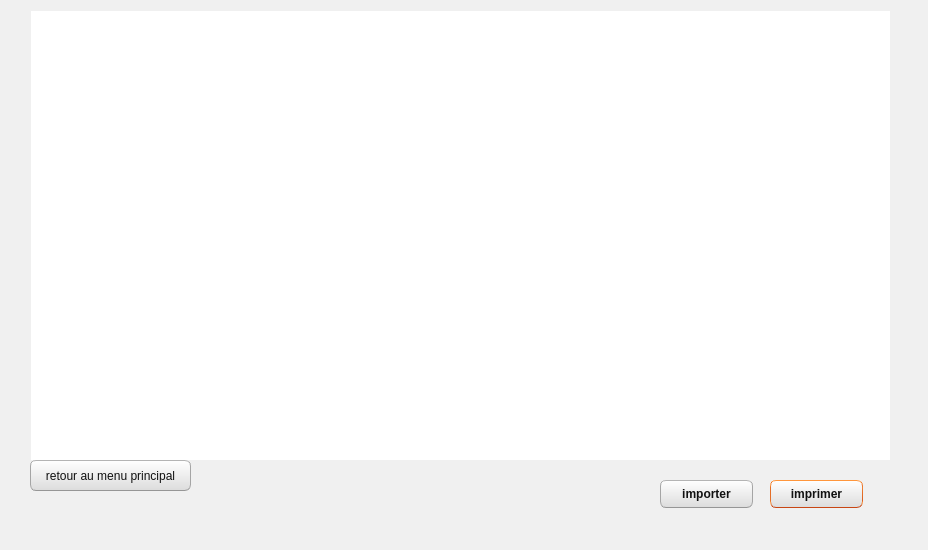
<?xml version="1.0" encoding="UTF-8"?>
<ui version="4.0">
 <class>imprimer</class>
 <widget class="QDialog" name="imprimer">
  <property name="geometry">
   <rect>
    <x>0</x>
    <y>0</y>
    <width>928</width>
    <height>550</height>
   </rect>
  </property>
  <property name="windowTitle">
   <string>Dialog</string>
  </property>
  <property name="styleSheet">
   <string notr="true">QMainWindow {
	background-color:#f0f0f0;
}
QCheckBox {
	padding:2px;
}
QCheckBox:hover {
	border-radius:4px;
	border-style:solid;
	border-width:1px;
	padding-left: 1px;
	padding-right: 1px;
	padding-bottom: 1px;
	padding-top: 1px;
	border-color: rgb(255,150,60);
	background-color:qlineargradient(spread:pad, x1:0.5, y1:1, x2:0.5, y2:0, stop:0 rgba(190, 90, 50, 50), stop:1 rgba(250, 130, 40, 50));
}
QCheckBox::indicator:checked {
	border-radius:4px;
	border-style:solid;
	border-width:1px;
	border-color: rgb(246, 134, 86);
  	background-color:rgb(246, 134, 86)
}
QCheckBox::indicator:unchecked {
	border-radius:4px;
	border-style:solid;
	border-width:1px;
	border-color:rgb(246, 134, 86);
  	background-color:rgb(255,255,255);
}
QColorDialog {
	background-color:#f0f0f0;
}
QComboBox {
	color:rgb(81,72,65);
	background: #ffffff;
}
QComboBox:editable {
	background: #ffffff;
	color: rgb(81,72,65);
	selection-color:rgb(81,72,65);
	selection-background-color: #ffffff;
}
QComboBox QAbstractItemView {
	color:rgb(81,72,65);	
	background: #ffffff;
	selection-color: #ffffff;
	selection-background-color: rgb(246, 134, 86);
}
QComboBox:!editable:on, QComboBox::drop-down:editable:on {
	color:  #1e1d23;	
	background: #ffffff;
}
QDateTimeEdit {
	color:rgb(81,72,65);
	background-color: #ffffff;
}
QDateEdit {
	color:rgb(81,72,65);
	background-color: #ffffff;
}
QDialog {
	background-color:#f0f0f0;
}
QDoubleSpinBox {
	color:rgb(81,72,65);
	background-color: #ffffff;
}
QFontComboBox {
	color:rgb(81,72,65);
	background-color: #ffffff;
}
QLabel {
	color:rgb(17,17,17);
}
QLineEdit {
	background-color:rgb(255,255,255);
	selection-background-color:rgb(236,116,64);
	color:rgb(17,17,17);
}
QMenuBar {
	color:rgb(223,219,210);
	background-color:rgb(65,64,59);
}
QMenuBar::item {
	padding-top:4px;
	padding-left:4px;
	padding-right:4px;
	color:rgb(223,219,210);
	background-color:rgb(65,64,59);
}
QMenuBar::item:selected {
	color:rgb(255,255,255);
	padding-top:2px;
	padding-left:2px;
	padding-right:2px;
	border-top-width:2px;
	border-left-width:2px;
	border-right-width:2px;
	border-top-right-radius:4px;
	border-top-left-radius:4px;
	border-style:solid;
	background-color:rgb(65,64,59);
	border-top-color: rgb(47,47,44);
	border-right-color: qlineargradient(spread:pad, x1:0, y1:1, x2:1, y2:0, stop:0 rgba(90, 87, 78, 255), stop:1 rgba(47,47,44, 255));
	border-left-color:  qlineargradient(spread:pad, x1:1, y1:0, x2:0, y2:0, stop:0 rgba(90, 87, 78, 255), stop:1 rgba(47,47,44, 255));
}
QMenu {
	color:rgb(223,219,210);
	background-color:rgb(65,64,59);
}
QMenu::item {
	color:rgb(223,219,210);
	padding-left:20px;
	padding-top:4px;
	padding-bottom:4px;
	padding-right:10px;
}
QMenu::item:selected {
	color:rgb(255,255,255);
	background-color: qlineargradient(spread:pad, x1:0.5, y1:1, x2:0.5, y2:0, stop:0 rgba(225, 108, 54, 255), stop:1 rgba(246, 134, 86, 255));
	border-style:solid;
	border-width:3px;
	padding-left:17px;
	padding-top:4px;
	padding-bottom:4px;
	padding-right:7px;
	border-bottom-color:qlineargradient(spread:pad, x1:0.5, y1:1, x2:0.5, y2:0, stop:0 rgba(175,85,48,255), stop:1 rgba(236,114,67, 255));
	border-top-color:qlineargradient(spread:pad, x1:0.5, y1:1, x2:0.5, y2:0, stop:0 rgba(253,156,113,255), stop:1 rgba(205,90,46, 255));
	border-right-color:qlineargradient(spread:pad, x1:0, y1:0.5, x2:1, y2:0.5, stop:0 rgba(253,156,113,255), stop:1 rgba(205,90,46, 255));
	border-left-color:qlineargradient(spread:pad, x1:1, y1:0.5, x2:0, y2:0.5, stop:0 rgba(253,156,113,255), stop:1 rgba(205,90,46, 255));
}
QPlainTextEdit {
	border-width: 1px;
	border-style: solid;
	border-color:transparent;
	color:rgb(17,17,17);
	selection-background-color:rgb(236,116,64);
}
QProgressBar {
	text-align: center;
	color: rgb(0, 0, 0);
	border-width: 1px; 
	border-radius: 10px;
	border-style: inset;
	border-color: rgb(150,150,150);
	background-color:rgb(221,221,219);
}
QProgressBar::chunk:horizontal {
	background-color: qlineargradient(spread:pad, x1:0.5, y1:1, x2:0.5, y2:0, stop:0 rgba(225, 108, 54, 255), stop:1 rgba(246, 134, 86, 255));
	border-style: solid;
	border-radius:8px;
	border-width:1px;
	border-bottom-color:qlineargradient(spread:pad, x1:0.5, y1:1, x2:0.5, y2:0, stop:0 rgba(175,85,48,255), stop:1 rgba(236,114,67, 255));
	border-top-color:qlineargradient(spread:pad, x1:0.5, y1:1, x2:0.5, y2:0, stop:0 rgba(253,156,113,255), stop:1 rgba(205,90,46, 255));
	border-right-color:qlineargradient(spread:pad, x1:0, y1:0.5, x2:1, y2:0.5, stop:0 rgba(253,156,113,255), stop:1 rgba(205,90,46, 255));
	border-left-color:qlineargradient(spread:pad, x1:1, y1:0.5, x2:0, y2:0.5, stop:0 rgba(253,156,113,255), stop:1 rgba(205,90,46, 255));
}
QPushButton{
	color:rgb(17,17,17);
	border-width: 1px;
	border-radius: 6px;
	border-bottom-color: rgb(150,150,150);
	border-right-color: rgb(165,165,165);
	border-left-color: rgb(165,165,165);
	border-top-color: rgb(180,180,180);
	border-style: solid;
	padding: 4px;
	background-color: qlineargradient(spread:pad, x1:0.5, y1:1, x2:0.5, y2:0, stop:0 rgba(220, 220, 220, 255), stop:1 rgba(255, 255, 255, 255));
}
QPushButton:hover{
	color:rgb(17,17,17);
	border-width: 1px;
	border-radius:6px;
	border-top-color: rgb(255,150,60);
	border-right-color: qlineargradient(spread:pad, x1:0, y1:1, x2:1, y2:0, stop:0 rgba(200, 70, 20, 255), stop:1 rgba(255,150,60, 255));
	border-left-color:  qlineargradient(spread:pad, x1:1, y1:0, x2:0, y2:0, stop:0 rgba(200, 70, 20, 255), stop:1 rgba(255,150,60, 255));
	border-bottom-color: rgb(200,70,20);
	border-style: solid;
	padding: 2px;
	background-color: qlineargradient(spread:pad, x1:0.5, y1:1, x2:0.5, y2:0, stop:0 rgba(220, 220, 220, 255), stop:1 rgba(255, 255, 255, 255));
}
QPushButton:default{
	color:rgb(17,17,17);
	border-width: 1px;
	border-radius:6px;
	border-top-color: rgb(255,150,60);
	border-right-color: qlineargradient(spread:pad, x1:0, y1:1, x2:1, y2:0, stop:0 rgba(200, 70, 20, 255), stop:1 rgba(255,150,60, 255));
	border-left-color:  qlineargradient(spread:pad, x1:1, y1:0, x2:0, y2:0, stop:0 rgba(200, 70, 20, 255), stop:1 rgba(255,150,60, 255));
	border-bottom-color: rgb(200,70,20);
	border-style: solid;
	padding: 2px;
	background-color: qlineargradient(spread:pad, x1:0.5, y1:1, x2:0.5, y2:0, stop:0 rgba(220, 220, 220, 255), stop:1 rgba(255, 255, 255, 255));
}
QPushButton:pressed{
	color:rgb(17,17,17);
	border-width: 1px;
	border-radius: 6px;
	border-width: 1px;
	border-top-color: rgba(255,150,60,200);
	border-right-color: qlineargradient(spread:pad, x1:0, y1:1, x2:1, y2:0, stop:0 rgba(200, 70, 20, 255), stop:1 rgba(255,150,60, 200));
	border-left-color:  qlineargradient(spread:pad, x1:1, y1:0, x2:0, y2:0, stop:0 rgba(200, 70, 20, 255), stop:1 rgba(255,150,60, 200));
	border-bottom-color: rgba(200,70,20,200);
	border-style: solid;
	padding: 2px;
	background-color: qlineargradient(spread:pad, x1:0.5, y1:0, x2:0.5, y2:1, stop:0 rgba(220, 220, 220, 255), stop:1 rgba(255, 255, 255, 255));
}
QPushButton:disabled{
	color:rgb(174,167,159);
	border-width: 1px;
	border-radius: 6px;
	background-color: qlineargradient(spread:pad, x1:0.5, y1:1, x2:0.5, y2:0, stop:0 rgba(200, 200, 200, 255), stop:1 rgba(230, 230, 230, 255));
}
QRadioButton {
	padding: 1px;
}
QRadioButton::indicator:checked {
	height: 10px;
	width: 10px;
	border-style:solid;
	border-radius:5px;
	border-width: 1px;
	border-color: rgba(246, 134, 86, 255);
	color: #a9b7c6;
	background-color:rgba(246, 134, 86, 255);
}
QRadioButton::indicator:!checked {
	height: 10px;
	width: 10px;
	border-style:solid;
	border-radius:5px;
	border-width: 1px;
	border-color: rgb(246, 134, 86);
	color: #a9b7c6;
	background-color: transparent;
}
QScrollArea {
	color: #FFFFFF;
	background-color:#f0f0f0;
}
QSlider::groove {
	border-style: solid;
	border-width: 1px;
	border-color: rgb(207,207,207);
}
QSlider::groove:horizontal {
	height: 5px;
	background: rgb(246, 134, 86);
}
QSlider::groove:vertical {
	width: 5px;
	background: rgb(246, 134, 86);
}
QSlider::handle:horizontal {
	background: rgb(253,253,253);
	border-style: solid;
	border-width: 1px;
	border-color: rgb(207,207,207);
	width: 12px;
	margin: -5px 0;
	border-radius: 7px;
}
QSlider::handle:vertical {
	background: rgb(253,253,253);
	border-style: solid;
	border-width: 1px;
	border-color: rgb(207,207,207);
	height: 12px;
	margin: 0 -5px;
	border-radius: 7px;
}
QSlider::add-page:horizontal {
 	background: white;
}
QSlider::add-page:vertical {
	background: white;
}
QSlider::sub-page:horizontal {
	background: rgb(246, 134, 86);
}
QSlider::sub-page:vertical {
  	background: rgb(246, 134, 86);
}
QStatusBar {
	color:rgb(81,72,65);
}
QSpinBox {
	color:rgb(81,72,65);
	background-color: #ffffff;
}
QScrollBar:horizontal {
	max-height: 20px;
	border: 1px transparent grey;
	margin: 0px 20px 0px 20px;
}
QScrollBar::handle:horizontal {
	background: rgb(253,253,253);
	border-style: solid;
	border-width: 1px;
	border-color: rgb(207,207,207);
	border-radius: 7px;
	min-width: 25px;
}
QScrollBar::handle:horizontal:hover {
	background: rgb(253,253,253);
	border-style: solid;
	border-width: 1px;
	border-color: rgb(255,150,60);
	border-radius: 7px;
	min-width: 25px;
}
QScrollBar::add-line:horizontal {
  	border: 1px solid;
  	border-color: rgb(207,207,207);
  	border-top-right-radius: 7px;
  	border-top-left-radius: 7px;
  	border-bottom-right-radius: 7px;
  	background: rgb(255, 255, 255);
  	width: 20px;
  	subcontrol-position: right;
  	subcontrol-origin: margin;
}
QScrollBar::add-line:horizontal:hover {
  	border: 1px solid;
  	border-top-right-radius: 7px;
  	border-top-left-radius: 7px;
  	border-bottom-right-radius: 7px;
  	border-color: rgb(255,150,60);
  	background: rgb(255, 255, 255);
  	width: 20px;
  	subcontrol-position: right;
  	subcontrol-origin: margin;
}
QScrollBar::add-line:horizontal:pressed {
  	border: 1px solid grey;
  	border-top-left-radius: 7px;
  	border-top-right-radius: 7px;
  	border-bottom-right-radius: 7px;
  	background: rgb(231,231,231);
  	width: 20px;
  	subcontrol-position: right;
  	subcontrol-origin: margin;
}
QScrollBar::sub-line:horizontal {
  	border: 1px solid;
  	border-color: rgb(207,207,207);
  	border-top-right-radius: 7px;
  	border-top-left-radius: 7px;
  	border-bottom-left-radius: 7px;
  	background: rgb(255, 255, 255);
  	width: 20px;
  	subcontrol-position: left;
  	subcontrol-origin: margin;
}
QScrollBar::sub-line:horizontal:hover {
  	border: 1px solid;
  	border-color: rgb(255,150,60);
  	border-top-right-radius: 7px;
  	border-top-left-radius: 7px;
  	border-bottom-left-radius: 7px;
  	background: rgb(255, 255, 255);
  	width: 20px;
  	subcontrol-position: left;
  	subcontrol-origin: margin;
}
QScrollBar::sub-line:horizontal:pressed {
  	border: 1px solid grey;
  	border-top-right-radius: 7px;
  	border-top-left-radius: 7px;
  	border-bottom-left-radius: 7px;
  	background: rgb(231,231,231);
  	width: 20px;
  	subcontrol-position: left;
  	subcontrol-origin: margin;
}
QScrollBar::left-arrow:horizontal {
  	border: 1px transparent grey;
  	border-top-left-radius: 3px;
  	border-bottom-left-radius: 3px;
  	width: 6px;
  	height: 6px;
  	background: rgb(230,230,230);
}
QScrollBar::right-arrow:horizontal {
	border: 1px transparent grey;
	border-top-right-radius: 3px;
	border-bottom-right-radius: 3px;
  	width: 6px;
  	height: 6px;
 	background: rgb(230,230,230);
}
QScrollBar::add-page:horizontal, QScrollBar::sub-page:horizontal {
 	background: none;
} 
QScrollBar:vertical {
	max-width: 20px;
	border: 1px transparent grey;
	margin: 20px 0px 20px 0px;
}
QScrollBar::add-line:vertical {
	border: 1px solid;
	border-color: rgb(207,207,207);
	border-bottom-right-radius: 7px;
	border-bottom-left-radius: 7px;
	border-top-left-radius: 7px;
	background: rgb(255, 255, 255);
  	height: 20px;
  	subcontrol-position: bottom;
  	subcontrol-origin: margin;
}
QScrollBar::add-line:vertical:hover {
  	border: 1px solid;
  	border-color: rgb(255,150,60);
  	border-bottom-right-radius: 7px;
  	border-bottom-left-radius: 7px;
  	border-top-left-radius: 7px;
  	background: rgb(255, 255, 255);
  	height: 20px;
  	subcontrol-position: bottom;
  	subcontrol-origin: margin;
}
QScrollBar::add-line:vertical:pressed {
  	border: 1px solid grey;
  	border-bottom-left-radius: 7px;
  	border-bottom-right-radius: 7px;
  	border-top-left-radius: 7px;
  	background: rgb(231,231,231);
  	height: 20px;
  	subcontrol-position: bottom;
  	subcontrol-origin: margin;
}
QScrollBar::sub-line:vertical {
  	border: 1px solid;
  	border-color: rgb(207,207,207);
  	border-top-right-radius: 7px;
  	border-top-left-radius: 7px;
  	border-bottom-left-radius: 7px;
  	background: rgb(255, 255, 255);
  	height: 20px;
  	subcontrol-position: top;
  	subcontrol-origin: margin;
}
QScrollBar::sub-line:vertical:hover {
  	border: 1px solid;
  	border-color: rgb(255,150,60);
  	border-top-right-radius: 7px;
  	border-top-left-radius: 7px;
  	border-bottom-left-radius: 7px;
	background: rgb(255, 255, 255);
  	height: 20px;
  	subcontrol-position: top;
  	subcontrol-origin: margin;
}
QScrollBar::sub-line:vertical:pressed {
  	border: 1px solid grey;
  	border-top-left-radius: 7px;
  	border-top-right-radius: 7px;
  	background: rgb(231,231,231);
 	height: 20px;
  	subcontrol-position: top;
  	subcontrol-origin: margin;
}
QScrollBar::handle:vertical {
	background: rgb(253,253,253);
	border-style: solid;
	border-width: 1px;
	border-color: rgb(207,207,207);
	border-radius: 7px;
	min-height: 25px;
}
QScrollBar::handle:vertical:hover {
	background: rgb(253,253,253);
	border-style: solid;
	border-width: 1px;
	border-color: rgb(255,150,60);
	border-radius: 7px;
	min-height: 25px;
}
QScrollBar::up-arrow:vertical {
	border: 1px transparent grey;
  	border-top-left-radius: 3px;
	border-top-right-radius: 3px;
  	width: 6px;
  	height: 6px;
  	background: rgb(230,230,230);
}
QScrollBar::down-arrow:vertical {
  	border: 1px transparent grey;
  	border-bottom-left-radius: 3px;
  	border-bottom-right-radius: 3px;
  	width: 6px;
  	height: 6px;
  	background: rgb(230,230,230);
}
QScrollBar::add-page:vertical, QScrollBar::sub-page:vertical {
  	background: none;
}
QTabWidget {
	color:rgb(0,0,0);
	background-color:rgb(247,246,246);
}
QTabWidget::pane {
	border-color: rgb(180,180,180);
	background-color:rgb(247,246,246);
	border-style: solid;
	border-width: 1px;
  	border-radius: 6px;
}
QTabBar::tab {
	padding-left:4px;
	padding-right:4px;
	padding-bottom:2px;
	padding-top:2px;
	color:rgb(81,72,65);
  	background-color: qlineargradient(spread:pad, x1:0.5, y1:1, x2:0.5, y2:0, stop:0 rgba(221,218,217,255), stop:1 rgba(240,239,238,255));
	border-style: solid;
	border-width: 1px;
  	border-top-right-radius:4px;
	border-top-left-radius:4px;
	border-top-color: rgb(180,180,180);
	border-left-color: rgb(180,180,180);
	border-right-color: rgb(180,180,180);
	border-bottom-color: transparent;
}
QTabBar::tab:selected, QTabBar::tab:last:selected, QTabBar::tab:hover {
  	background-color:rgb(247,246,246);
  	margin-left: 0px;
  	margin-right: 1px;
}
QTabBar::tab:!selected {
	margin-top: 1px;
	margin-right: 1px;
}
QTextEdit {
	border-width: 1px;
	border-style: solid;
	border-color:transparent;
	color:rgb(17,17,17);
	selection-background-color:rgb(236,116,64);
}
QTimeEdit {
	color:rgb(81,72,65);
	background-color: #ffffff;
}
QToolBox {
	color:rgb(81,72,65);
	background-color: #ffffff;
}
QToolBox::tab {
	color:rgb(81,72,65);
	background-color: #ffffff;
}
QToolBox::tab:selected {
	color:rgb(81,72,65);
	background-color: #ffffff;
}</string>
  </property>
  <widget class="QTextEdit" name="pour_imprimer">
   <property name="geometry">
    <rect>
     <x>30</x>
     <y>10</y>
     <width>861</width>
     <height>451</height>
    </rect>
   </property>
  </widget>
  <widget class="QPushButton" name="imprim">
   <property name="geometry">
    <rect>
     <x>770</x>
     <y>480</y>
     <width>93</width>
     <height>28</height>
    </rect>
   </property>
   <property name="font">
    <font>
     <weight>75</weight>
     <bold>true</bold>
    </font>
   </property>
   <property name="text">
    <string>imprimer</string>
   </property>
  </widget>
  <widget class="QPushButton" name="importer">
   <property name="geometry">
    <rect>
     <x>660</x>
     <y>480</y>
     <width>93</width>
     <height>28</height>
    </rect>
   </property>
   <property name="font">
    <font>
     <weight>75</weight>
     <bold>true</bold>
    </font>
   </property>
   <property name="text">
    <string>importer</string>
   </property>
  </widget>
  <widget class="QPushButton" name="pushButton">
   <property name="geometry">
    <rect>
     <x>30</x>
     <y>460</y>
     <width>161</width>
     <height>31</height>
    </rect>
   </property>
   <property name="text">
    <string>retour au menu principal</string>
   </property>
  </widget>
 </widget>
 <resources/>
 <connections/>
</ui>
